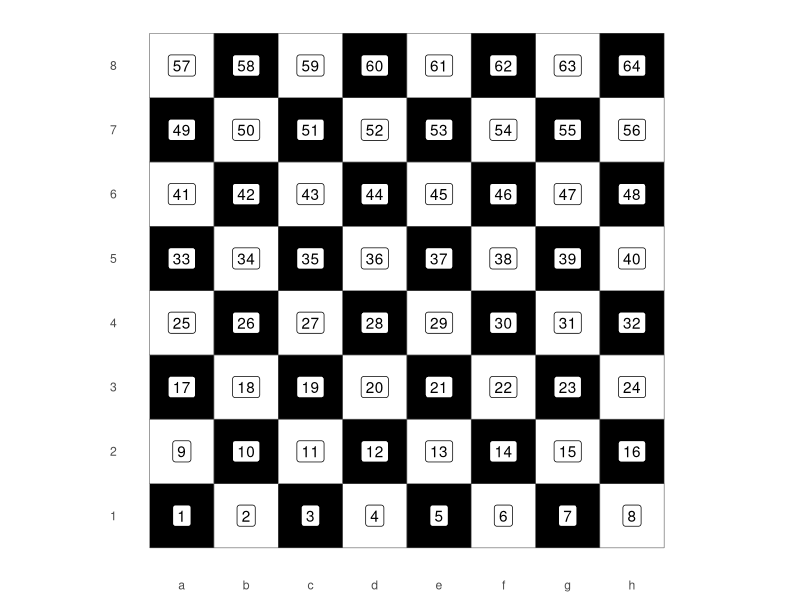
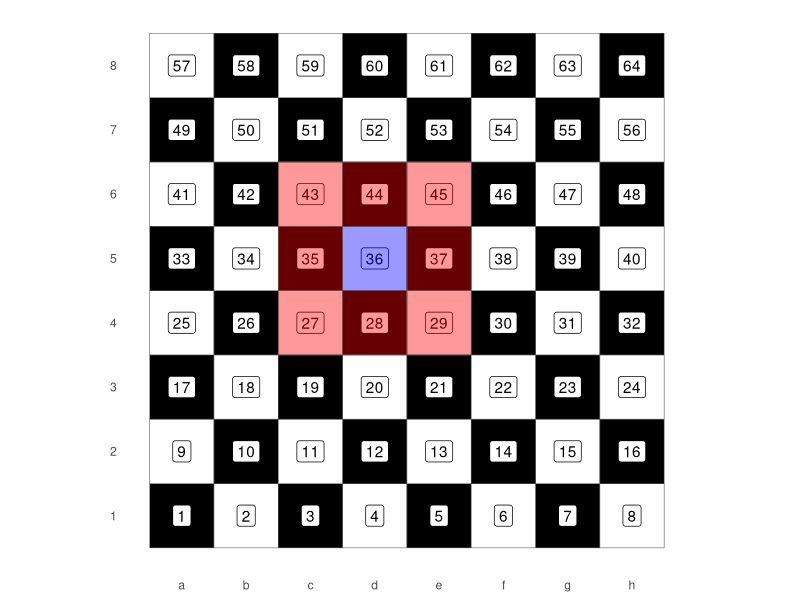
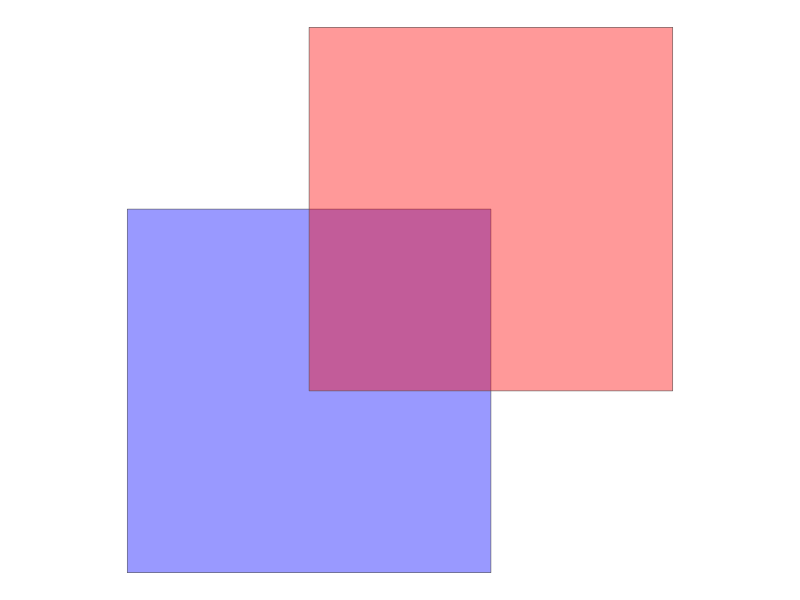
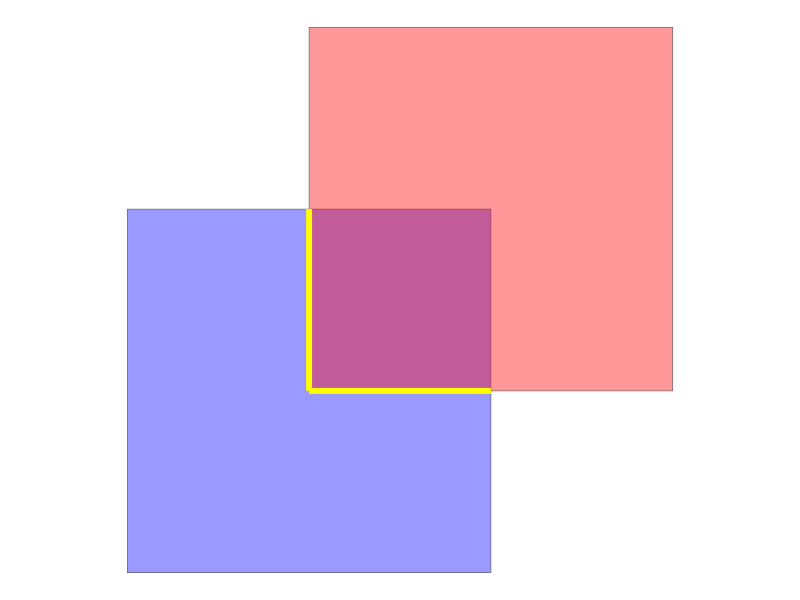
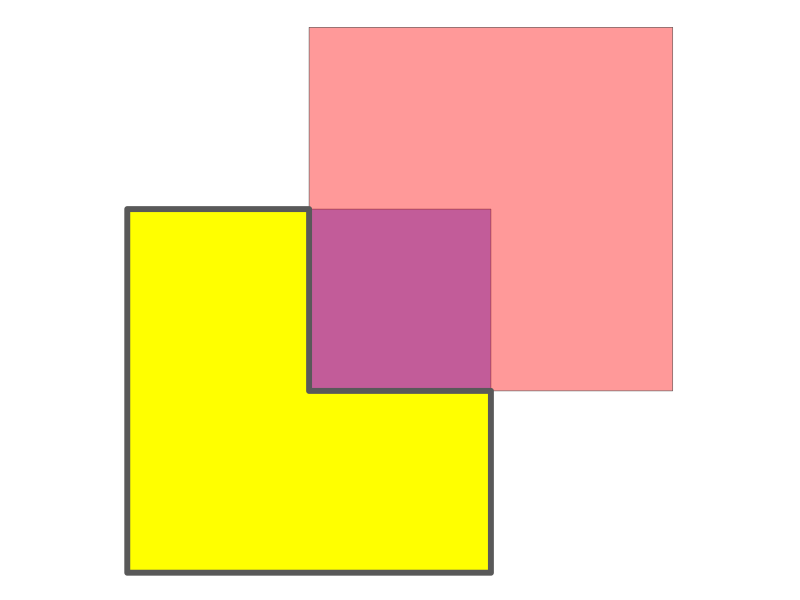
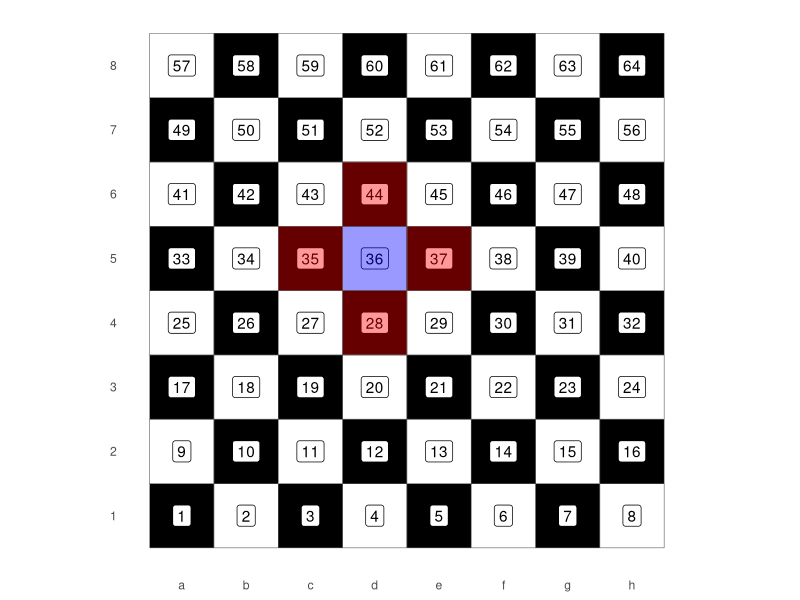
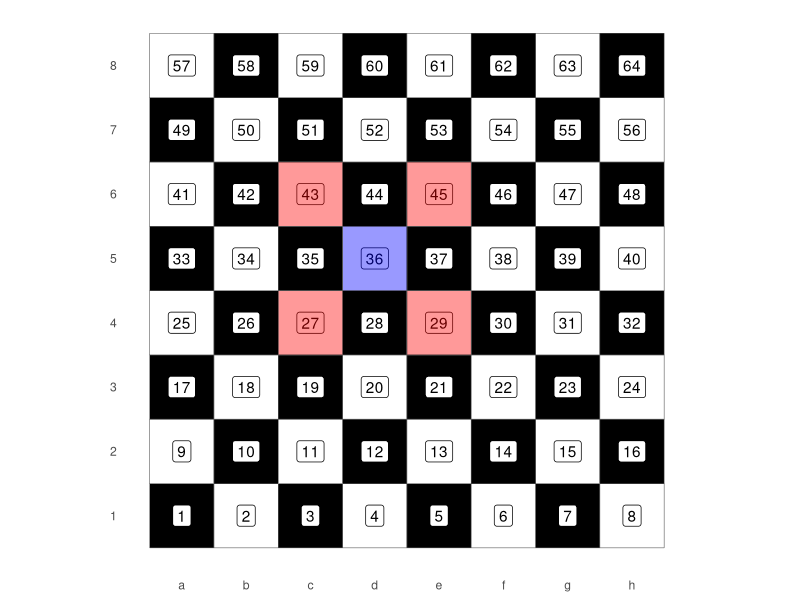

These charts were generated, in order, by the following R code:
## ---- chunk 1
library(sf)
library(tidyverse)


edges <- st_multipoint(matrix(c(0,0,8,0,8,8,0,8),ncol = 2,byrow = TRUE))
board <- st_make_grid(edges,n = 8) %>%
  st_as_sf() %>%
  mutate(
    value = rep(c(rep(c(FALSE,TRUE),4),rep(c(TRUE,FALSE),4)),4),
    namex = rep(letters[1:8],8),
    namey = rep(1:8,each = 8),
    name = paste(namex,namey,sep = ""),
    i = row_number()
    )

chessplot <- ggplot(board) + 
  geom_sf(aes(fill = value)) + 
  geom_sf_label(aes(label = i)) +
  scale_x_continuous(breaks = 1:8-0.5,labels = letters[1:8]) +
  scale_y_continuous(breaks = 1:8-0.5,labels = 1:8) +
  scale_fill_manual(values = c("black","white"))+ 
  theme(legend.position = "none",
        panel.grid = element_blank(),
        panel.background = element_blank(),
        axis.title = element_blank(),
        axis.ticks = element_blank()) 

chessplot
## ---- chunk 2
st_touches(board[36,],board)
## ---- chunk 3
sel36 <- st_touches(board[36,],board)[[1]]


chessplot +
  geom_sf(data = board[36,], fill = "blue", alpha = 0.4)+
  geom_sf(data = board[sel36,], fill = "red",alpha = 0.4)
## ---- chunk 4
mat <- matrix(c(0,0,1,0,1,1,0,1,0,0),ncol = 2,byrow = TRUE)
p1 <- st_polygon(list(mat))
p2 <- st_polygon(list(mat+0.5))
p3 <- st_polygon(list(mat-1))

ggplot() +
  geom_sf(data = p1, fill = "blue", alpha = 0.4) + 
  geom_sf(data = p2, fill = "red", alpha = 0.4)+
  # geom_sf(data = p3, fill = "green", alpha = 0.4)+
  theme_void()
## ---- chunk 5
p2_ls <- st_cast(p2,"LINESTRING")
p2_ls2 <- st_intersection(p1,p2_ls)

ggplot() +
  geom_sf(data = p1, fill = "blue", alpha = 0.4) + 
  geom_sf(data = p2, fill = "red", alpha = 0.4)+
  geom_sf(data = p2_ls2, colour = "yellow", lwd = 2)+
  theme_void()
## ---- chunk 6
p2_ls <- st_cast(p2,"LINESTRING")
p2_ls2 <- st_intersection(p1,p2_ls)

ggplot() +
  geom_sf(data = p1, fill = "blue", alpha = 0.4) + 
  geom_sf(data = p2, fill = "red", alpha = 0.4)+
  geom_sf(data = st_difference(p1,p2), fill = "yellow", lwd = 2)+
  theme_void()
## ---- chunk 7
st_relate(board[36,],board,pattern = "F***1****")
## ---- chunk 8
st_rook = function(a, b = a) st_relate(a, b, pattern = "F***1****")


sel36 <- st_rook(board[36,],board)[[1]]
chessplot +
  geom_sf(data = board[36,], fill = "blue", alpha = 0.4)+
  geom_sf(data = board[sel36,], fill = "red",alpha = 0.4)

## ---- chunk 9
st_relate(board[36,],board,pattern = "F***0****")
## ---- chunk 10

st_bishop <- function(a, b = a) st_relate(a, b, pattern = "F***0****")

sel36 <- st_bishop(board[36,],board)[[1]]
chessplot +
  geom_sf(data = board[36,], fill = "blue", alpha = 0.4)+
  geom_sf(data = board[sel36,], fill = "red",alpha = 0.4)
